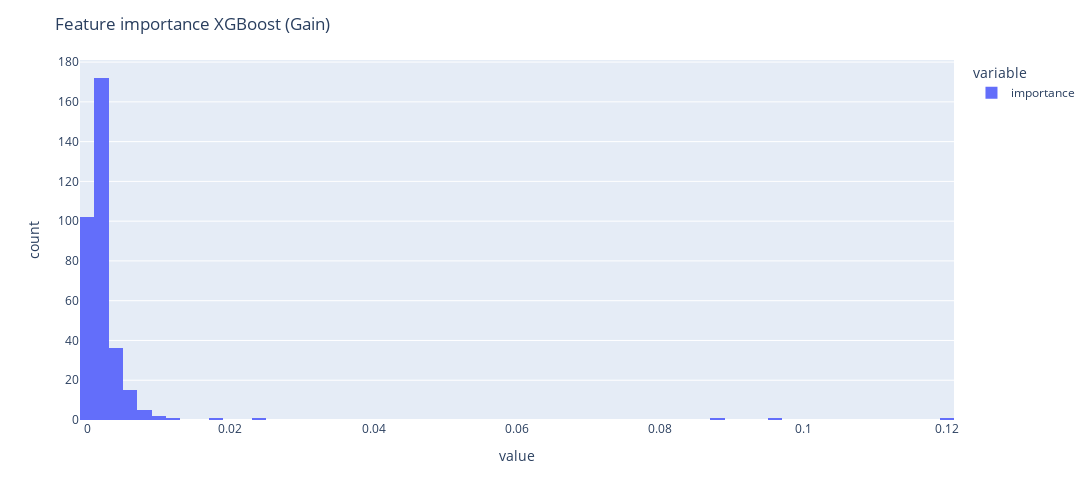

The cell this chart's notebook holds for it:
### Code cell
pd.options.plotting.backend = "plotly"
fig=df_importance["importance"].plot(kind='hist')
fig.update_layout(height=500, width=1200,title="Feature importance XGBoost (Gain)",) 
fig.show()

### Figure 1 — Plotly figure (JSON) as saved in the notebook; plotly's stock layout.template omitted (floating-point values rounded to 4 significant figures; data arrays with more than 128 entries replaced by an {"elided": "..."} marker saying what was removed)
{"data": [{"alignmentgroup": "True", "bingroup": "x", "hovertemplate": "variable=importance<br>value=%{x}<br>count=%{y}<extra></extra>", "legendgroup": "importance", "marker": {"color": "#636efa", "pattern": {"shape": ""}}, "name": "importance", "offsetgroup": "importance", "orientation": "v", "showlegend": true, "type": "histogram", "x": {"elided": "338 float values"}, "xaxis": "x", "yaxis": "y"}], "layout": {"barmode": "relative", "height": 500, "legend": {"title": {"text": "variable"}, "tracegroupgap": 0}, "margin": {"t": 60}, "title": {"text": "Feature importance XGBoost (Gain)"}, "width": 1200, "xaxis": {"anchor": "y", "domain": [0, 1], "title": {"text": "value"}}, "yaxis": {"anchor": "x", "domain": [0, 1], "title": {"text": "count"}}}}
